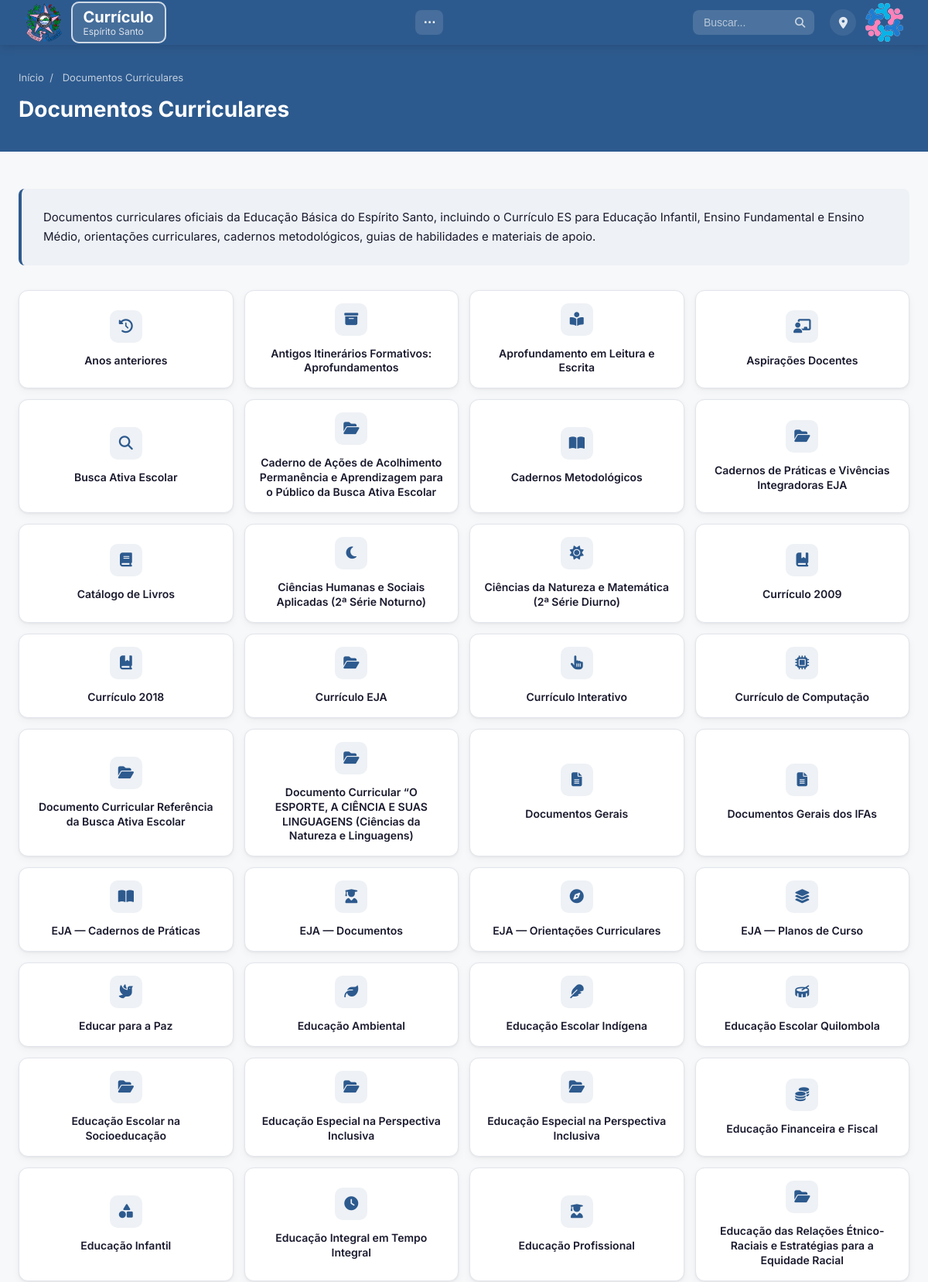
Screenshot of /categoria/documentos-curriculares/ (upper part) with the database file from the repository.
### conteudo/models.py (models this page shows, shortened)
class Categoria(models.Model):
    nome = models.CharField('Nome', max_length=200)
    slug = models.SlugField('URL amigável', max_length=200, unique=True, blank=True)
    descricao = models.TextField('Descrição', blank=True)
    icone = models.CharField(
        'Ícone', max_length=50, blank=True,
        help_text='Nome do ícone (ex: fas fa-book, fas fa-trophy)'
    )
    icone_imagem = models.FileField(
        'Ícone personalizado (imagem)', upload_to='icones_categoria/', blank=True, null=True,
        help_text='Envie uma imagem para usar como ícone deste botão, no lugar do ícone '
                  'automático/Font Awesome. Aceita qualquer formato (PNG, JPG, SVG, ICO, '
                  'WEBP...). Use uma imagem com fundo transparente para não prejudicar a '
                  'estética do botão. A imagem é ajustada automaticamente ao espaço do '
                  'ícone (sem cortar) tanto no botão principal quanto em subbotões. Se '
                  'preenchido, tem prioridade sobre o ícone escolhido.'
    )
    imagem = models.ImageField('Imagem de capa', upload_to='categorias/', blank=True, null=True)
    ordem = models.PositiveIntegerField('Ordem no menu', default=0)
    ativa = models.BooleanField('Ativa', default=True)
    categoria_pai = models.ForeignKey(
        'self', on_delete=models.CASCADE, null=True, blank=True,
        related_name='subcategorias', verbose_name='Categoria pai'
    )
    mostrar_menu_superior = models.BooleanField(
        'Aparecer na barra superior do site', default=False,
        help_text='Se marcado, o botão aparece na barra azul do topo da página '
                  'inicial e na lista "Navegação" do rodapé. Se desmarcado, some '
                  'dessas duas barras (mas a página da categoria continua existindo). '
                  'Vale apenas para botões do nível principal.'
    )
    mostrar_navegue_area = models.BooleanField(
        'Aparecer no "Navegue por área"', default=False,
        help_text='Se marcado, o botão aparece na seção "Navegue por área" da '
                  'página inicial. Se desmarcado, não aparece lá. '
                  'Vale apenas para botões do nível principal.'
    )
    mostrar_area_central = models.BooleanField(
        'Aparecer na área central (ao lado do Currículo Atual)', default=False,
        help_text='Se marcado, o botão aparece centralizado na página inicial, '
                  'ao lado do botão "Currículo Atual". Independente da barra '
                  'superior — pode marcar um, outro, os dois ou nenhum. A ordem '
                  'de exibição usa o mesmo campo "Ordem no menu". '
                  'Vale apenas para botões do nível principal.'
    )
    url_externa = models.URLField(
        'URL / Link de acesso externo', max_length=500, blank=True,
        help_text='Opcional. Se preenchido, ao clicar neste botão o visitante '
                  'será direcionado para este endereço externo em vez de abrir '
                  'a página interna da categoria.'
    )
    mostrar_conteudos_recentes = models.BooleanField(
        'Aparecer em Conteúdos Recentes', default=False,
        help_text='Se marcado, os conteúdos desta categoria poderão aparecer '
                  'automaticamente na área "Conteúdos Recentes" da página inicial.'
    )
    class Meta:
        verbose_name = 'Categoria'
        verbose_name_plural = 'Categorias'
        ordering = ['ordem', 'nome']
    @property
    def icone_display(self):
        if self.icone:
            return self.icone
        return icone_por_texto(self.nome, fallback='fas fa-folder-open')
    @property
    def link_externo(self):
        url = (self.url_externa or '').strip()
        if not url:
            return ''
        if '://' in url or url.startswith(('mailto:', 'tel:', '//', '#', '/')):
            return url
        return 'https://' + url

### conteudo/views.py (the view, shortened to what this page needs)
# urls.py: path('categoria/<slug:slug>/', views.categoria_detalhe, name='categoria'),
def categoria_detalhe(request, slug):
    categoria = get_object_or_404(Categoria, slug=slug, ativa=True)
    subcategorias = categoria.subcategorias.filter(ativa=True).order_by('nome')
    if slug == SLUG_INDICE_GERAL:
        botoes = Categoria.objects.filter(
            ativa=True, categoria_pai__isnull=False
        ).order_by('nome')
        banners_cat = Banner.objects.filter(ativo=True, categoria=categoria)
        return render(request, 'categoria.html', {
            'categoria': categoria,
            'botoes': botoes,
            'pagina_indice': True,
            'banners': banners_cat,
        })

### conteudo/context_processors.py (called while the page is built)
def site_config(request):
    return {
        'config': ConfiguracaoSite.get_config(),
        'menu_categorias': Categoria.objects.filter(
            ativa=True, categoria_pai__isnull=True, mostrar_menu_superior=True
        ),
    }

### conteudo/models.py (called while the page is built)
def icone_por_texto(texto, fallback='fas fa-file-lines'):
    texto = (texto or '').lower()
    for palavras, icone in ICONES_CRIATIVOS:
        if any(p in texto for p in palavras):
            return icone
    return fallback

    @classmethod
    def get_config(cls):
        config, _ = cls.objects.get_or_create(pk=1)
        return config

### inteligencia/ua_parser.py (called while the page is built, shortened)
def detectar_dispositivo(ua):
    if not ua:
        return 'desktop'

def detectar_navegador(ua):
    if not ua:
        return 'Outro'

### templates/categoria.html (shortened to what this page needs)
{% extends 'base.html' %}
{% block logo_class %}logo-pulse{% endblock %}
{% block content %}
<section class="page-header">
    <div class="container">
        <nav class="breadcrumb">
            <a href="{% url 'conteudo:home' %}">Início</a>
            <span>/</span>
            <span>{{ categoria.nome }}</span>
        </nav>
        <h1>{{ categoria.nome }}</h1>
    </div>
</section>
<section class="section">
    <div class="container">
    {% if pagina_indice %}
        {% if categoria.descricao %}
        <div class="page-intro-body">{{ categoria.descricao|safe }}</div>
        {% endif %}
        <div class="topic-grid">
            {% for botao in botoes %}
            <a href="{% if botao.link_externo %}{{ botao.link_externo }}{% else %}{% url 'conteudo:categoria' botao.slug %}{% endif %}"
               class="topic-btn{% if botao.estilo.pulsante %} btn-pulse{% endif %}{% if botao.estilo.classe_tamanho %} {{ botao.estilo.classe_tamanho }}{% endif %}"
               title="{{ botao.nome }}">
                <span class="topic-icon{% if botao.icone_imagem %} sem-fundo{% endif %}">
                    {% if botao.icone_imagem %}<img src="{{ botao.icone_imagem.url }}" alt="" class="icone-personalizado">
                    {% else %}<i class="{{ botao.icone_display }}"></i>{% endif %}
                </span>
                <span class="topic-label">{{ botao.nome }}</span>
            </a>
            {% endfor %}
        </div>
    {% endif %}
    </div>
</section>
{% endblock %}

### static/css/style.css (style rules this page uses)
:root { --primary: #2d5a8e; --primary-light: #2d5a8e; --primary-dark: #0f1f33; --accent: #e8593c; --accent-light: #ff7a5c; --success: #10b981; --warning: #f59e0b; --bg: #f7f8fa; --bg-alt: #eef1f5; --surface: #ffffff; --text: #1a1a2e; --text-secondary: #5a5f7a; --text-muted: #9ca3af; --border: #e2e5eb; --radius: 12px; --radius-sm: 8px; --shadow: 0 1px 3px rgba(0,0,0,0.06), 0 4px 12px rgba(0,0,0,0.04); --shadow-lg: 0 4px 20px rgba(0,0,0,0.08); --transition: 0.2s ease; }
*, *::before, *::after { box-sizing: border-box; margin: 0; padding: 0; }
body { font-family: 'Inter', -apple-system, BlinkMacSystemFont, sans-serif; color: var(--text); background: var(--bg); line-height: 1.6; -webkit-font-smoothing: antialiased; display: flex; flex-direction: column; min-height: 100vh; }
a { color: inherit; text-decoration: none; }
.container { max-width: 1200px; margin: 0 auto; padding: 0 24px; }
.section { padding: 48px 0; }
.topic-grid { display: grid; grid-template-columns: repeat(auto-fill, minmax(260px, 1fr)); gap: 14px; margin-top: 8px; }
.topic-btn { display: flex; align-items: center; gap: 14px; padding: 16px 18px; background: var(--surface); border: 1px solid var(--border); border-radius: var(--radius); box-shadow: var(--shadow); transition: all var(--transition); text-align: center; justify-content: center; flex-direction: column; }
.topic-icon { flex: 0 0 auto; width: 42px; height: 42px; border-radius: 10px; background: var(--bg-alt); color: var(--primary); display: flex; align-items: center; justify-content: center; font-size: 18px; }
.topic-label { font-size: 14px; font-weight: 600; line-height: 1.35; color: var(--text); }
.page-header { background: var(--primary); color: white; padding: 32px 0; }
.page-header h1 { font-size: 28px; font-weight: 700; margin-top: 8px; }
.page-intro-body { background: var(--bg-alt); border-left: 4px solid var(--primary); border-radius: var(--radius-sm); padding: 24px 28px; margin-bottom: 32px; font-size: 15px; line-height: 1.7; color: var(--text); }
.page-intro-body p { margin-bottom: 10px; }
.page-intro-body p:last-child { margin-bottom: 0; }
.breadcrumb { font-size: 13px; opacity: 0.7; }
.breadcrumb span { margin: 0 4px; }

### rows the page displays
Categoria: nome "Documentos Curriculares", descricao "Documentos curriculares oficiais da Educação Básica do Espírito Santo, incluindo o Currículo ES para Educação Infantil, Ensino Fundamental e Ensino Médio, orientações curriculares, cadernos metodológicos, guias de habilidades e materiais de apoio."
Categoria: nome "Anos anteriores"
Categoria: nome "Antigos Itinerários Formativos: Aprofundamentos"
Categoria: nome "Aprofundamento em Leitura e Escrita"
Categoria: nome "Aspirações Docentes"
Categoria: nome "Busca Ativa Escolar"
Categoria: nome "Caderno de Ações de Acolhimento Permanência e Aprendizagem para o Público da Busca Ativa Escolar"
Categoria: nome "Cadernos Metodológicos"
Categoria: nome "Cadernos de Práticas e Vivências Integradoras EJA"
Categoria: nome "Catálogo de Livros"
Categoria: nome "Ciências Humanas e Sociais Aplicadas (2ª Série Noturno)"
Categoria: nome "Ciências da Natureza e Matemática (2ª Série Diurno)"
Categoria: nome "Currículo 2009"
Categoria: nome "Currículo 2018"
Categoria: nome "Currículo EJA"
Categoria: nome "Currículo Interativo"
Categoria: nome "Currículo de Computação"
Categoria: nome "Documento Curricular Referência da Busca Ativa Escolar"
Categoria: nome "Documento Curricular “O ESPORTE, A CIÊNCIA E SUAS LINGUAGENS (Ciências da Natureza e Linguagens)"
Categoria: nome "Documentos Gerais"
Categoria: nome "Documentos Gerais dos IFAs"
Categoria: nome "EJA — Cadernos de Práticas"
Categoria: nome "EJA — Documentos"
Categoria: nome "EJA — Orientações Curriculares"
Categoria: nome "EJA — Planos de Curso"
Categoria: nome "Educar para a Paz"
Categoria: nome "Educação Ambiental"
Categoria: nome "Educação Escolar Indígena"
Categoria: nome "Educação Escolar Quilombola"
Categoria: nome "Educação Escolar na Socioeducação"
Categoria: nome "Educação Especial na Perspectiva Inclusiva"
Categoria: nome "Educação Especial na Perspectiva Inclusiva"
Categoria: nome "Educação Financeira e Fiscal"
Categoria: nome "Educação Infantil"
Categoria: nome "Educação Integral em Tempo Integral"
Categoria: nome "Educação Profissional"
Categoria: nome "Educação das Relações Étnico-Raciais e Estratégias para a Equidade Racial"
